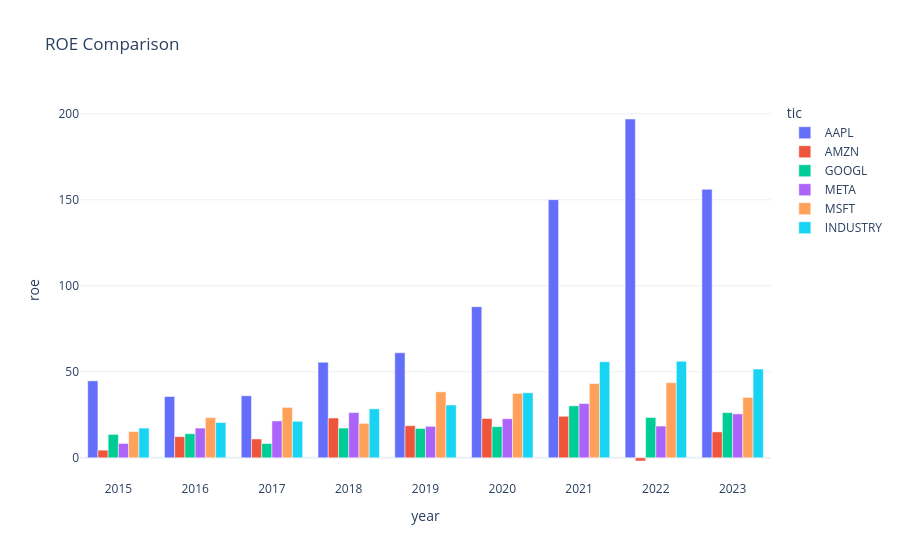

Write notebook code for a chart like this one.
### Markdown cell above
# Step 9: Visualization 2 - ROE Comparison (2015-2023)

### Code cell
# Plot 2: ROE Comparison
fig = px.bar(final_df, x='year', y='roe', color='tic',
             barmode='group', template='plotly_white',
             title='ROE Comparison')
fig.show()

### Figure 1 — Plotly figure (JSON) as saved in the notebook; plotly's stock layout.template omitted (floating-point values rounded to 4 significant figures)
{"data": [{"alignmentgroup": "True", "hovertemplate": "tic=AAPL<br>year=%{x}<br>roe=%{y}<extra></extra>", "legendgroup": "AAPL", "marker": {"color": "#636efa", "pattern": {"shape": ""}}, "name": "AAPL", "offsetgroup": "AAPL", "orientation": "v", "showlegend": true, "textposition": "auto", "type": "bar", "x": [2015, 2016, 2017, 2018, 2019, 2020, 2021, 2022, 2023], "xaxis": "x", "y": [44.74, 35.62, 36.07, 55.56, 61.06, 87.87, 150.1, 197.0, 156.1], "yaxis": "y"}, {"alignmentgroup": "True", "hovertemplate": "tic=AMZN<br>year=%{x}<br>roe=%{y}<extra></extra>", "legendgroup": "AMZN", "marker": {"color": "#EF553B", "pattern": {"shape": ""}}, "name": "AMZN", "offsetgroup": "AMZN", "orientation": "v", "showlegend": true, "textposition": "auto", "type": "bar", "x": [2015, 2016, 2017, 2018, 2019, 2020, 2021, 2022, 2023], "xaxis": "x", "y": [4.453, 12.29, 10.95, 23.13, 18.67, 22.84, 24.13, -1.864, 15.07], "yaxis": "y"}, {"alignmentgroup": "True", "hovertemplate": "tic=GOOGL<br>year=%{x}<br>roe=%{y}<extra></extra>", "legendgroup": "GOOGL", "marker": {"color": "#00cc96", "pattern": {"shape": ""}}, "name": "GOOGL", "offsetgroup": "GOOGL", "orientation": "v", "showlegend": true, "textposition": "auto", "type": "bar", "x": [2015, 2016, 2017, 2018, 2019, 2020, 2021, 2022, 2023], "xaxis": "x", "y": [13.59, 14.01, 8.303, 17.3, 17.05, 18.09, 30.22, 23.41, 26.25], "yaxis": "y"}, {"alignmentgroup": "True", "hovertemplate": "tic=META<br>year=%{x}<br>roe=%{y}<extra></extra>", "legendgroup": "META", "marker": {"color": "#ab63fa", "pattern": {"shape": ""}}, "name": "META", "offsetgroup": "META", "orientation": "v", "showlegend": true, "textposition": "auto", "type": "bar", "x": [2015, 2016, 2017, 2018, 2019, 2020, 2021, 2022, 2023], "xaxis": "x", "y": [8.34, 17.26, 21.43, 26.28, 18.29, 22.72, 31.53, 18.45, 25.53], "yaxis": "y"}, {"alignmentgroup": "True", "hovertemplate": "tic=MSFT<br>year=%{x}<br>roe=%{y}<extra></extra>", "legendgroup": "MSFT", "marker": {"color": "#FFA15A", "pattern": {"shape": ""}}, "name": "MSFT", "offsetgroup": "MSFT", "orientation": "v", "showlegend": true, "textposition": "auto", "type": "bar", "x": [2015, 2016, 2017, 2018, 2019, 2020, 2021, 2022, 2023], "xaxis": "x", "y": [15.23, 23.33, 29.29, 20.03, 38.35, 37.43, 43.15, 43.68, 35.09], "yaxis": "y"}, {"alignmentgroup": "True", "hovertemplate": "tic=INDUSTRY<br>year=%{x}<br>roe=%{y}<extra></extra>", "legendgroup": "INDUSTRY", "marker": {"color": "#19d3f3", "pattern": {"shape": ""}}, "name": "INDUSTRY", "offsetgroup": "INDUSTRY", "orientation": "v", "showlegend": true, "textposition": "auto", "type": "bar", "x": [2015, 2016, 2017, 2018, 2019, 2020, 2021, 2022, 2023], "xaxis": "x", "y": [17.27, 20.5, 21.21, 28.46, 30.68, 37.79, 55.82, 56.13, 51.6], "yaxis": "y"}], "layout": {"barmode": "group", "legend": {"title": {"text": "tic"}, "tracegroupgap": 0}, "title": {"text": "ROE Comparison"}, "xaxis": {"anchor": "y", "domain": [0, 1], "title": {"text": "year"}}, "yaxis": {"anchor": "x", "domain": [0, 1], "title": {"text": "roe"}}}}
